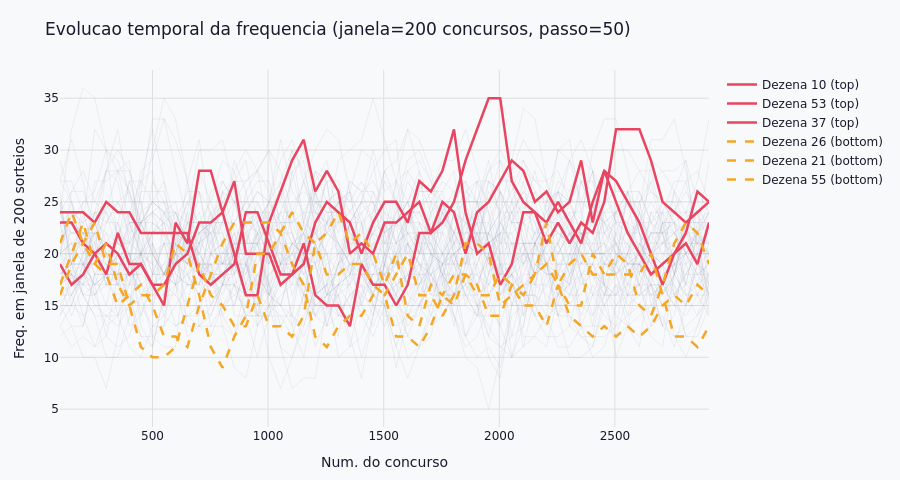

The notebook cell saved with this chart:
### Markdown cell above
## 6. Evolucao temporal da frequencia

Frequencia de cada dezena em uma janela deslizante de 200 concursos.
Destaque para as **3 mais** (vermelho) e **3 menos** (amarelo) frequentes no historico total.
As demais dezenas ficam em cinza — clique na legenda para isolar traces.

### Code cell
WINDOW = 200
STEP   = 50

freq_total = Counter(all_dezenas())
top3 = [n for n, _ in freq_total.most_common(3)]
bot3 = [n for n, _ in sorted(freq_total.items(), key=lambda x: x[1])[:3]]

janelas = []
for start in range(0, len(df) - WINDOW + 1, STEP):
    bloco      = df.iloc[start: start + WINDOW]
    freq_bloco = Counter(bloco[DEZENA_COLS].values.flatten())
    c_meio     = int(bloco["numero"].median())
    for d in range(1, 61):
        janelas.append({"concurso": c_meio, "dezena": d, "freq": freq_bloco.get(d, 0)})

df_ev = pd.DataFrame(janelas)

fig = go.Figure()

# Fundo: todas as dezenas em cinza
for dezena in range(1, 61):
    if dezena in top3 or dezena in bot3:
        continue
    sub = df_ev[df_ev["dezena"] == dezena].sort_values("concurso")
    fig.add_trace(go.Scatter(
        x=sub["concurso"], y=sub["freq"],
        mode="lines",
        line=dict(color=MUTED, width=0.5),
        opacity=0.25,
        showlegend=False,
        hoverinfo="skip",
    ))

# Destaque: top3 e bot3
for dezena in top3:
    sub = df_ev[df_ev["dezena"] == dezena].sort_values("concurso")
    fig.add_trace(go.Scatter(
        x=sub["concurso"], y=sub["freq"],
        mode="lines",
        name=f"Dezena {dezena} (top)",
        line=dict(color=ACCENT, width=2.5),
        hovertemplate=f"Dezena {dezena}<br>Concurso: %{{x}}<br>Freq: %{{y}}<extra></extra>",
    ))

for dezena in bot3:
    sub = df_ev[df_ev["dezena"] == dezena].sort_values("concurso")
    fig.add_trace(go.Scatter(
        x=sub["concurso"], y=sub["freq"],
        mode="lines",
        name=f"Dezena {dezena} (bottom)",
        line=dict(color=HIGHLIGHT, width=2.5, dash="dash"),
        hovertemplate=f"Dezena {dezena}<br>Concurso: %{{x}}<br>Freq: %{{y}}<extra></extra>",
    ))

fig.update_layout(
    **LAYOUT,
    title=f"Evolucao temporal da frequencia (janela={WINDOW} concursos, passo={STEP})",
    xaxis=dict(title="Num. do concurso", gridcolor="#e0e0e0"),
    yaxis=dict(title=f"Freq. em janela de {WINDOW} sorteios", gridcolor="#e0e0e0"),
    height=480,
)
fig.write_html(EXPORTS / "eda_06_evolucao_temporal.html")
fig.show()

print(f"Top 3: {top3} | Bottom 3: {bot3}")
